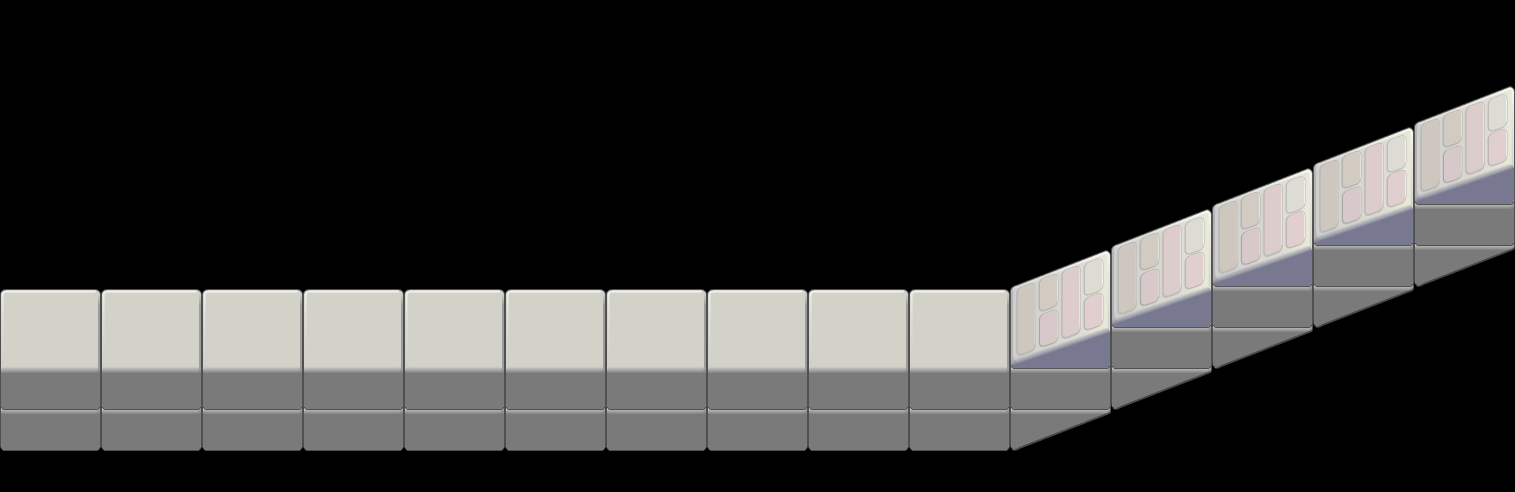

Rendered tile map (Tiled .tmx) drawn with the repository's tilesets; below, a short description and the map source with its tile grids summarised:
An orthogonal 15x12 tile map with 101x41 px tiles, 3 tile layers (Tile Layer 3, Tile Layer 2, top).

<map version="1.0" orientation="orthogonal" width="15" height="12" tilewidth="101" tileheight="41">
 <tileset firstgid="1" source="orthogonal-test1.tsx" />
 <layer name="Tile Layer 3" width="15" height="12">
  <data>[180 cells, 5 non-empty, 1 distinct tile ids]</data>
 </layer>
 <layer name="Tile Layer 2" width="15" height="12">
  <data>[180 cells, 15 non-empty, 1 distinct tile ids]</data>
 </layer>
 <layer name="top" width="15" height="12">
  <data>[180 cells, 15 non-empty, 2 distinct tile ids]</data>
 </layer>
</map>
